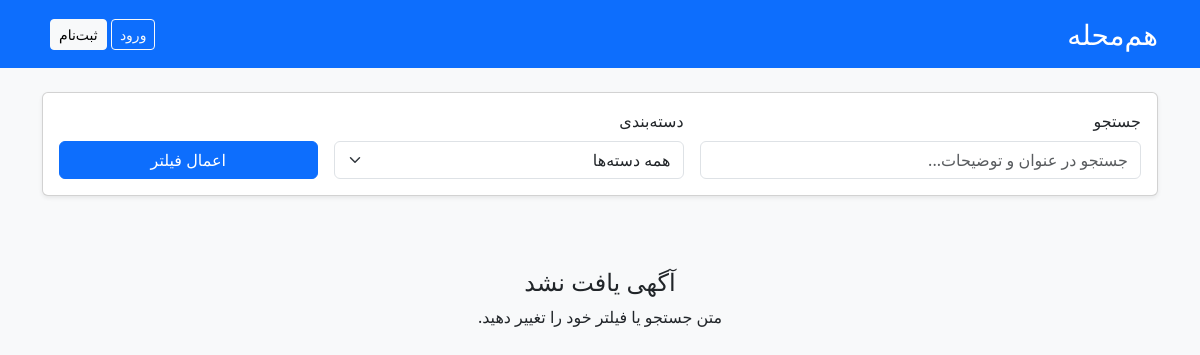
/, run on an earlier commit of the app's database.
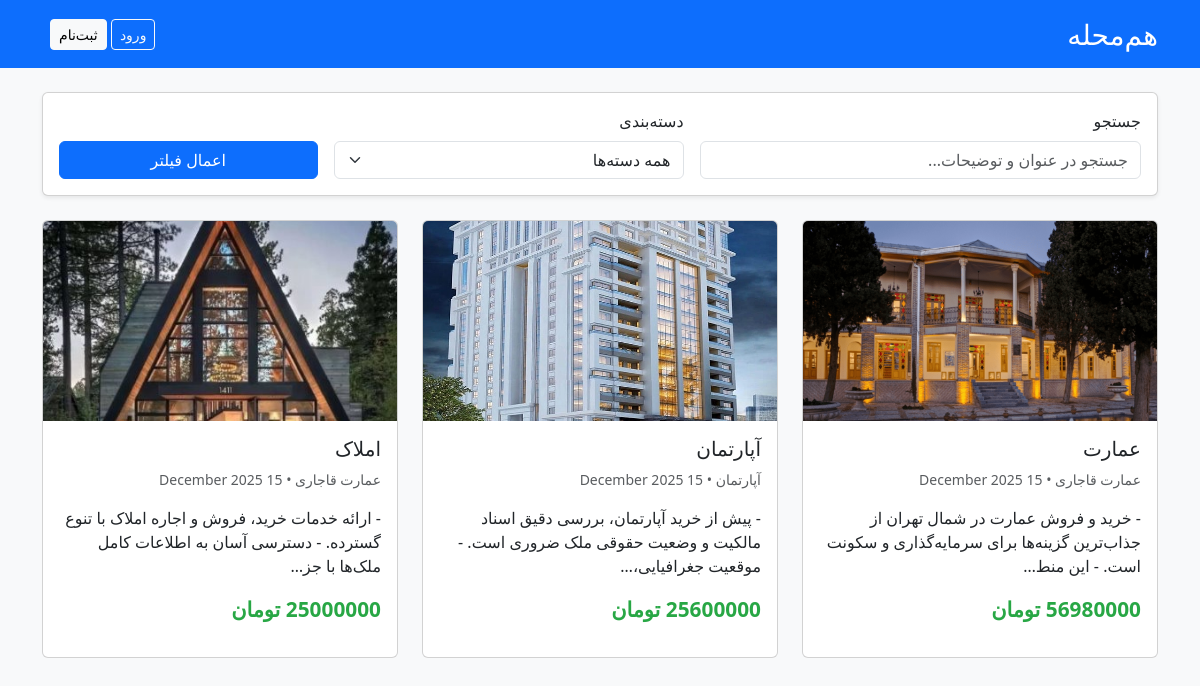
And on a later commit of the database.
### ads/models.py (models this page shows, shortened)
class Ad(models.Model):
    title = models.CharField(max_length=200)
    description = models.TextField()
    price = models.IntegerField()
    phone = models.CharField(max_length=15)
    created_at = models.DateTimeField(auto_now_add=True)
    user = models.ForeignKey(User, on_delete=models.CASCADE)
    category = models.ForeignKey(Category, on_delete=models.SET_NULL, null=True)

class AdImage(models.Model):
    ad = models.ForeignKey(Ad, on_delete=models.CASCADE, related_name='images')
    image = models.ImageField(upload_to='ads/')

class Category(models.Model):
    name = models.CharField(max_length=100, unique=True)
    slug = models.SlugField(max_length=100, unique=True)
    class Meta:
        verbose_name_plural = "Categories"

### ads/views.py (the view)
# urls.py: path('', views.home, name='home'),
def home(request):
    ads = Ad.objects.all().order_by('-created_at')
    categories = Category.objects.all()
    search_query = request.GET.get('q', '').strip()
    category_id = request.GET.get('category', '')
    if search_query:
        ads_list = ads.filter(
            models.Q(title__icontains=search_query) |
            models.Q(description__icontains=search_query)
        )
    if category_id:
        ads = ads.filter(category_id=category_id)
    paginator = Paginator(ads, 12)
    page_number = request.GET.get('page')
    ads = paginator.get_page(page_number)
    context = {
        'ads': ads,
        'categories': categories,
        'current_search': search_query,
        'current_category': category_id,
    }
    return render(request, 'ads/home.html', context)

### templates/ads/home.html (shortened to what this page needs)
<!DOCTYPE html>
<html lang="fa" dir="rtl">
<head>
    <link href="https://cdn.jsdelivr.net/npm/bootstrap@5.3.3/dist/css/bootstrap.rtl.min.css" rel="stylesheet">
</head>
<body>
    <nav class="navbar navbar-expand-lg navbar-dark bg-primary mb-4">
        <div class="container">
            <a class="navbar-brand fs-3" href="/">هم‌محله</a>
            <div>
                {% if user.is_authenticated %}
                    <a href="{% url 'ads:create_ad' %}" class="btn btn-success me-3">+ ثبت آگهی جدید</a>
                    <a href="{% url 'ads:my_ads' %}" class="btn btn-light me-3">آگهی‌های من</a>
                    <span class="text-white me-3">سلام {{ user.username }}!</span>
                    <a href="/accounts/logout/" class="btn btn-outline-light btn-sm">خروج</a>
                {% else %}
                    <a href="/accounts/login/" class="btn btn-outline-light btn-sm">ورود</a>
                    <a href="/accounts/signup/" class="btn btn-light btn-sm me-2">ثبت‌نام</a>
                {% endif %}
            </div>
        </div>
    </nav>
    <div class="container">
        <div class="card mb-4 shadow-sm">
            <div class="card-body">
                <form method="get" class="row g-3 align-items-end">
                    <div class="col-md-5">
                        <label class="form-label">جستجو</label>
                        <input type="text" name="q" class="form-control" placeholder="جستجو در عنوان و توضیحات..."
                               value="{{ current_search }}">
                    </div>
                    <div class="col-md-4">
                        <label class="form-label">دسته‌بندی</label>
                        <select name="category" class="form-select">
                            <option value="">همه دسته‌ها</option>
                        </select>
                    </div>
                    <div class="col-md-3">
                        <button type="submit" class="btn btn-primary w-100">اعمال فیلتر</button>
                    </div>
                </form>
            </div>
        </div>
        <div class="row">
            {% for ad in ads %}
                <div class="col-md-4 mb-4">
                    <a href="{% url 'ads:ad_detail' ad.pk %}" class="text-decoration-none">
                        <div class="card ad-card h-100">
                            {% if ad.images.first %}
                                <img src="{{ ad.images.first.image.url }}" class="card-img-top"
                                     style="height: 200px; object-fit: cover;">
                            {% else %}
                                <img src="https://via.placeholder.com/400x200?text=بدون+عکس" class="card-img-top">
                            {% endif %}
                            <div class="card-body d-flex flex-column">
                                <h5 class="card-title">{{ ad.title }}</h5>
                                <p class="card-text text-muted small">
                                    {{ ad.category.name }} • {{ ad.created_at|date:"d F Y" }}
                                </p>
                                <p class="card-text flex-grow-1">
                                    {{ ad.description|truncatechars:100 }}
                                </p>
                                <div class="mt-auto">
                                    <p class="price">{{ ad.price|floatformat:0 }} تومان</p>
                                </div>
                            </div>
                        </div>
                    </a>
                </div>
            {% empty %}
                <div class="col-12 text-center py-5">
                    <h4>آگهی یافت نشد</h4>
                    <p>متن جستجو یا فیلتر خود را تغییر دهید.</p>
                </div>
            {% endfor %}
        </div>
    </div>
</body>
</html>

What changed in the data, as far as the page shows it:
added Ad: images.first.image (picture), title "عمارت", category.name "عمارت قاجاری", created_at "15 December 2025", description "- خرید و فروش عمارت در شمال تهران از جذاب‌ترین گزینه‌ها برای سرمایه‌گذاری و سکونت است. - این منط…", price "56980000"
added Ad: images.first.image (picture), title "آپارتمان", category.name "آپارتمان", created_at "15 December 2025", description "- پیش از خرید آپارتمان، بررسی دقیق اسناد مالکیت و وضعیت حقوقی ملک ضروری است. - موقعیت جغرافیایی،…", price "25600000"
added Ad: images.first.image (picture), title "املاک", category.name "عمارت قاجاری", created_at "15 December 2025", description "- ارائه خدمات خرید، فروش و اجاره املاک با تنوع گسترده. - دسترسی آسان به اطلاعات کامل ملک‌ها با جز…", price "25000000"
Also different on the page:
text no longer shown: "آگهی یافت نشد متن جستجو یا فیلتر خود را تغییر دهید."
